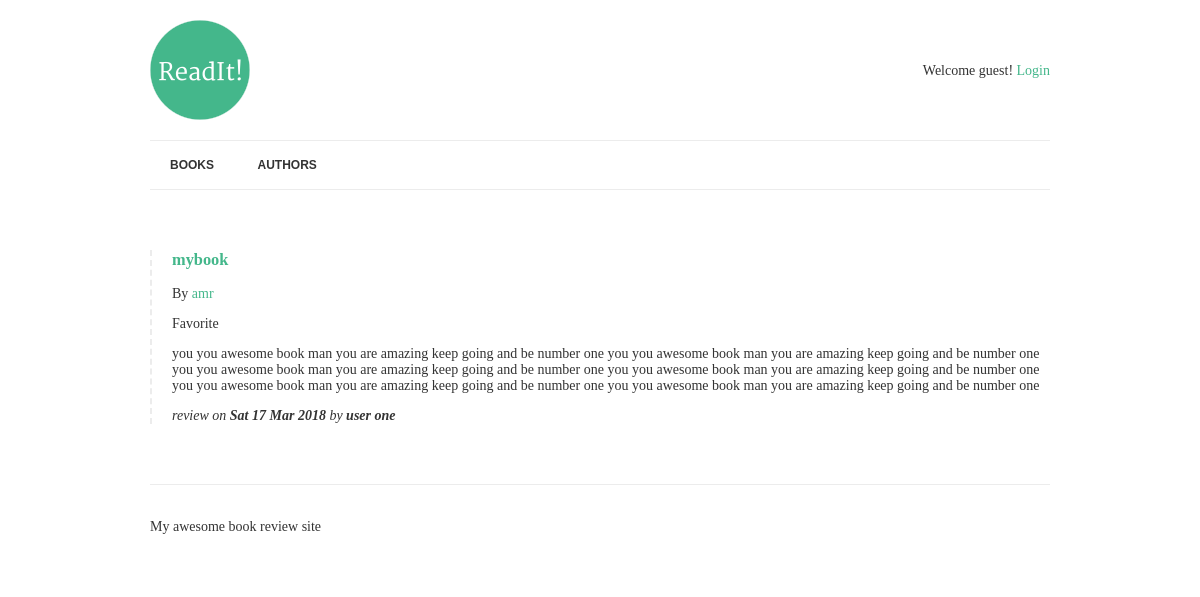
Screenshot of /books/1 with the database file from the repository.
### books/models.py (models this page shows, shortened)
class Book(models.Model):
    title = models.CharField(max_length=150)
    authors = models.ManyToManyField("Author", related_name="books")
    review = models.TextField(blank=True, null=True)
    reviewed_by = models.ForeignKey(User, blank=True, null=True, related_name='reviews')
    date_review = models.DateField(blank=True, null=True)
    is_favorite = models.BooleanField(default=False, verbose_name='Favorite?')

class Author(models.Model):
    name = models.CharField(max_length=70, unique=True, help_text=' use pen name, not real name  ')

### books/views.py (the view)
# urls.py: url(r'^books/(?P<pk>[-\w]+)', BookDetail.as_view(), name='book-details'),
class BookDetail(DetailView):
    model = Book
    template_name = 'book.html'

### books/templates/book.html
{% extends 'base.html' %}
{% block content %}
    {% include 'book_details.html' %}
{% endblock %}

### books/templates/book_details.html
{% if book.review %}
    <div class="book">
        <a href="{% url 'book-details' book.pk %}"> <h3>{{ book.title }}</h3></a>
        <p>By {% for author in book.authors.all %} <a href="{% url 'author-details' author.pk %}">{{ author.name }} </a> {% endfor %}</p>
        {% if book.is_favorite %} <p class="highlight">Favorite</p> {% endif %}
        <p>{{ book.review|linebreaks}}</p>
        <p class="meta">
           review on  <strong>{{ book.date_review|date:'D d M Y' }}  </strong>
            {% if book.reviewed_by %}
                by <strong>{{ book.reviewed_by.get_full_name|default:book.reviewed_by.username }}</strong>
            {% endif %}
        </p>
    </div>
{% endif %}

### readit/static/css/style.css (style rules this page uses)
p.meta { font-style: italic; }
.book { border-left: 2px dashed #ececec; padding-left: 20px; margin: 40px 0; }
body { font-family: 'Merriweather', serif; color: #333; font-size: 14px; }
h1, h2, h3, h4, h5, h6 { font-family: 'Roboto Slab', serif; }
a { color: #44B78B; text-decoration: none; }

### rows the page displays
Book: title "mybook", review "you you awesome book man you are amazing keep going and be number one you you awesome book man you are amazing keep going and be number one you you awesome book man you are amazing keep going and be number one you you awesome book man you are amazing keep going and be number one you you awesome book man you are amazing keep going and be number one you you awesome book man you are amazing keep going and be number one", date_review "Sat 17 Mar 2018", reviewed_by.get_full_name "user one"
Author: name "amr"
